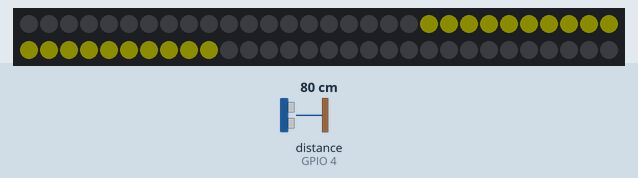
Bench run of a sketch on a simulated ESP8266 (NodeMCU). Parts: 60 RGB LEDs in strip order, left to right, continuing on the next row. Wiring (inferred from the names in the program): ultrasonic range finder: trigger GPIO 5; echo GPIO 4. The test bench sets the inputs (shaded band); at power-on: distance to the obstacle (sensor on GPIO 4) 80 cm. The echo pulse lasts 58.3 µs per cm; dim RGB values are drawn brighter than linear; WiFi joins after 1.5 s; servers stay silent unless stated; colours are those a GRB WS2812 strip shows for the declared byte order; what the sketch prints to the serial monitor is not drawn.

Above: at 2.7 s.
2.8 s: distance to the obstacle (sensor on GPIO 4) set to 54 cm
4.3 s: distance to the obstacle (sensor on GPIO 4) set to 45 cm
At 5.6 s:
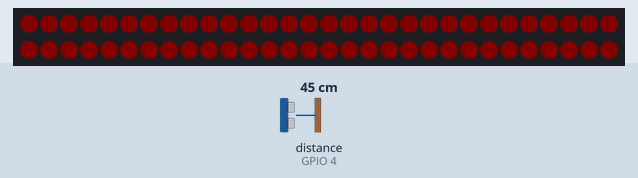
6.1 s: distance to the obstacle (sensor on GPIO 4) set to 250 cm
At 7.2 s:
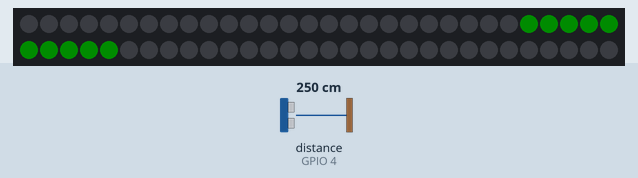
7.9 s: distance to the obstacle (sensor on GPIO 4) set to 35 cm
At 8.8 s:
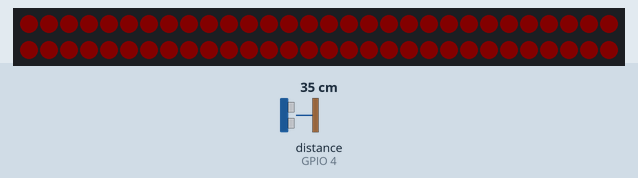
9.9 s: distance to the obstacle (sensor on GPIO 4) set to 60 cm
At 10.9 s:
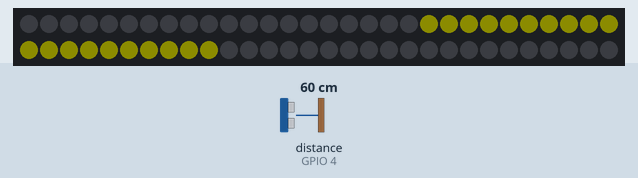
Timing chart, 0 to 12.5 s (numbered marks = the images above; inputs shaded):
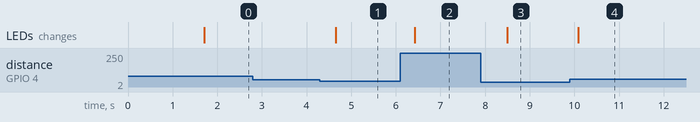

The sketch:

LEDParking.ino
```cpp
/*===========================================================
BRIAN LUONG 2023
=====================WIRING==================================
ESP8266 NodeMCU 1.0

LED data pin to 13

ECHO to 9
TRIG to 10

LCD RS pin to digital pin 12
LCD Enable pin to digital pin 11
LCD D4 pin to digital pin 5
LCD D5 pin to digital pin 4
LCD D6 pin to digital pin 3
LCD D7 pin to digital pin 2
LCD R/W pin to ground
10K potentiometer:
 ends to +5V and ground
 wiper to LCD VO pin (pin 3)
=====================DESCRIPTION==============================
To be used as a parking assistant in small garages.
the LED strip should flash colors and change flashing
rates as one gets closer to STOP_DIST.
-LCD to display the measured distance
=====================ADJUSTABLES===============================
STOP_DIST = set the distance (cm) for solid RED
NUM_LEDS = number of LEDs on the strip
CHIPSET = depends on the LED strip being used
STASSID = SSID of local network
STAPSK = password for local network

=====================NEXT STEPS===============================
-improve sensor accuracy based off temperature
-Build better enclosure
-add Wifi connection [DONE]
=============================================================*/
//=================LCD SETUP===============================================
//#include <LiquidCrystal.h>
//LiquidCrystal lcd(12, 11, 5, 4, 3, 2);

#include <FastLED.h>
#define LED_PIN     13
#define NUM_LEDS    60
#define CHIPSET     WS2812B
CRGB leds[NUM_LEDS]; //EACH LED IS AN ELEMENT IN THIS ARRAY

//=================ULTRASONIC SETUP========================================
#define trigPin 5 // define TrigPin
#define echoPin 4 // define EchoPin.
#define MAX_DISTANCE 500 // Maximum sensor distance is rated at 400-500cm.
// define the timeOut according to the maximum range. timeOut= 2*MAX_DISTANCE /100 /340*1000000 = MAX_DISTANCE*58.8
#define STOP_DIST 20
float timeOut = MAX_DISTANCE * 60;
int soundVelocity = 340; // define sound speed=340m/s
float dist;

//=================WIFI SETUP==============================================
#include <ESP8266WiFi.h>

#ifndef STASSID
#define STASSID "VIRGIN252"
#define STAPSK "545A62D7A26F"
#endif
const char* ssid = STASSID;
const char* password = STAPSK;
WiFiServer server(80);

//=================LED STRIP FUNCTIONS================================================
void showRed(){
  FastLED.clear();
  for (int i=0; i<NUM_LEDS; i++){
    leds[i]=CRGB::Green;
  }
  FastLED.show(12);
}

void showYellow(){
  FastLED.clear();
  for (int i=20; i<NUM_LEDS-20; i++){
    leds[i]=CRGB::Yellow;
  }
  FastLED.show(12);
}

void showGreen(){
  FastLED.clear();
  for (int i=25; i<NUM_LEDS-25; i++){
    leds[i]=CRGB::Red;
  }
  FastLED.show(12);
}

//=================ULTRASONIC FUNCTIONS================================================
float getSonar() {
   unsigned long pingTime;
   float distance;
   digitalWrite(trigPin, HIGH); // make trigPin output high level lasting for 10μs to
//  triger HC_SR04,
   delayMicroseconds(10);
   digitalWrite(trigPin, LOW);
   pingTime = pulseIn(echoPin, HIGH, timeOut); // Wait HC-SR04 returning to the high level
//  and measure out this waitting time
   distance = (float)pingTime * soundVelocity / 2 / 10000; // calculate the distance
//  according to the time
   return distance; // return the distance value
}

//$$$$$$$$$$$$$$$$$$$$$$$---HTTP FUNCTIONS---$$$$$$$$$$$$$$$$$$$$$$$$$$$$$$$$$$$$$$
String prepareHtmlPage(float dist)
{
  String htmlPage;
  htmlPage.reserve(1024);               // prevent ram fragmentation
  htmlPage = F("HTTP/1.1 200 OK\r\n"
               "Content-Type: text/html\r\n"
               "Connection: close\r\n"  // the connection will be closed after completion of the response
               "Refresh: 5\r\n"         // refresh the page automatically every 5 sec
               "\r\n"
               "<!DOCTYPE HTML>"
               "<html>"
               "Distance:  ");
  htmlPage += dist;
  htmlPage += F("</html>"
                "\r\n");
  return htmlPage;
}

void SendResponse(float dist){
  WiFiClient client = server.accept();
  // wait for a client (web browser) to connect
  if (client)
  {
    Serial.println("\n[Client connected]");
    while (client.connected())
    {
      // read line by line what the client (web browser) is requesting
      if (client.available())
      {
        String line = client.readStringUntil('\r');
        Serial.print(line);
        // wait for end of client's request, that is marked with an empty line
        if (line.length() == 1 && line[0] == '\n')
        {
          client.println(prepareHtmlPage(dist));
          break;
        }
      }
    }

    while (client.available()) {
      // but first, let client finish its request
      // that's diplomatic compliance to protocols
      // (and otherwise some clients may complain, like curl)
      // (that is an example, prefer using a proper webserver library)
      client.read();
    }

    // close the connection:
    client.stop();
    Serial.println("[Client disconnected]");
  }
}


//**************************START OF SETUP AND LOOP********************************************
void setup() {
 pinMode(trigPin,OUTPUT);// set trigPin to output mode
 pinMode(echoPin,INPUT); // set echoPin to input mode

 FastLED.addLeds<CHIPSET, LED_PIN, RGB>(leds, NUM_LEDS);

// lcd.begin(16, 2);

 Serial.begin(115200); // Open serial monitor at 9600 baud to see ping results.

 Serial.printf("Connecting to %s ", ssid);
  WiFi.begin(ssid, password);
  while (WiFi.status() != WL_CONNECTED)
  {
    delay(500);
    Serial.print(".");
  }
  Serial.println(" connected");

  server.begin();
  Serial.printf("Web server started, open %s in a web browser\n", WiFi.localIP().toString().c_str());
}


void loop() {
  //KEEP CHECKING THE DISTANCE AND UPDATE THE LEDS BASED OFF THE RANGES
   delay(200);
   dist=getSonar();

//   lcd.clear();
//   lcd.print("Dist:");
//   lcd.print(dist);

  if (dist>120){
    Serial.print(dist);
    Serial.println("--greater than 150");
    showGreen();

  }else if (dist <120 and dist >50){
    Serial.print(dist);
    Serial.println("--less than 150 but greater than 50");
    showYellow();


  } else if(dist<=STOP_DIST){
    //IF IT HITS STOP LIMIT MAKE IT SOLID RED
    Serial.print(dist);
    Serial.println("--Met  STop limit");
    showRed();
    delay(5000);

  }else{
    Serial.print(dist);
    Serial.println("--less than 50");
    showRed();

  }
  //PULSE THE COLORS BASED OFF HOW CLOSE WE ARE
  delay(map(dist,0,300,0.1,1000));
//  FastLED.clear(true);
  SendResponse(dist);
}
```

Measured:
- the behaviour switches between 51 and 50 cm on distance to the obstacle (sensor on GPIO 4) (found by bisection; images 0 and 1)
- after the input at 2.8 s, every drawn part: stays the same
- after the input at 4.3 s, the LEDs: change after 0.35 s (image 1)
- after the input at 6.1 s, the LEDs: change after 0.32 s (image 2)
- after the input at 7.9 s, the LEDs: change after 0.59 s (image 3)
- after the input at 9.9 s, the LEDs: change after 0.18 s (image 4)
